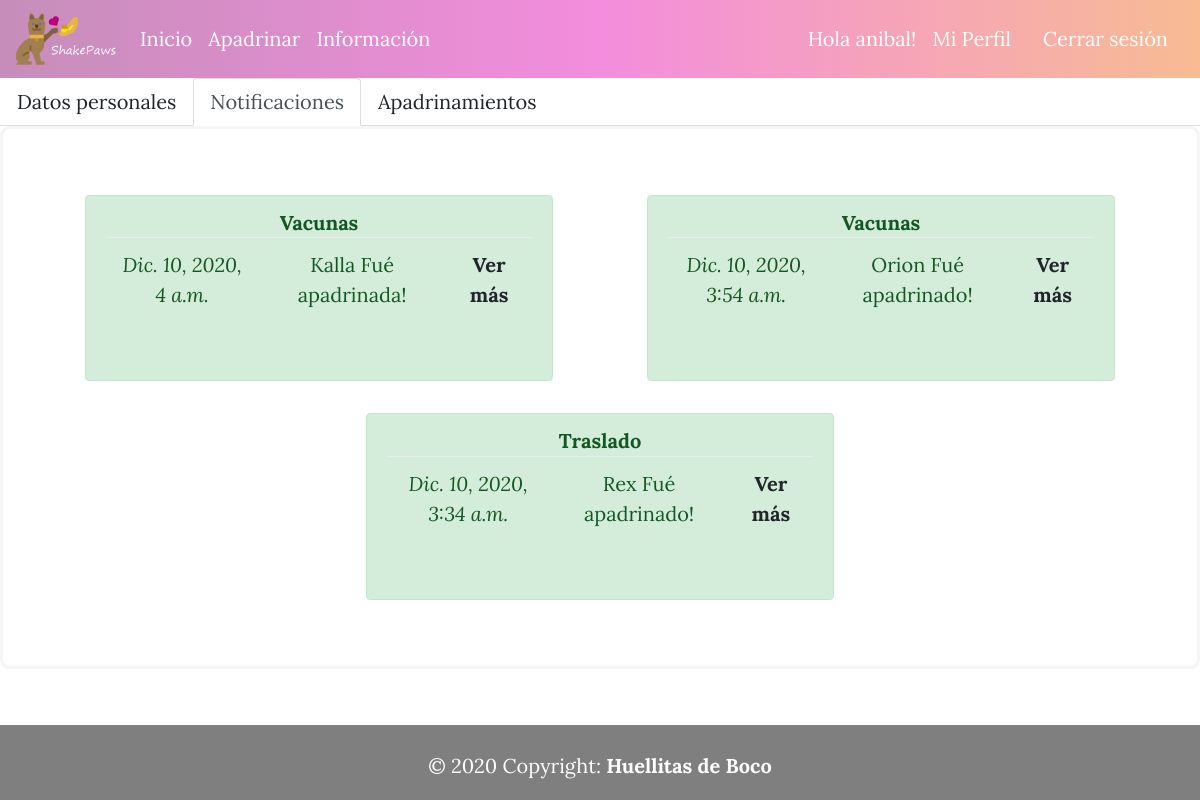
The app's page /accounts/notificaciones/ (signed in), older data.
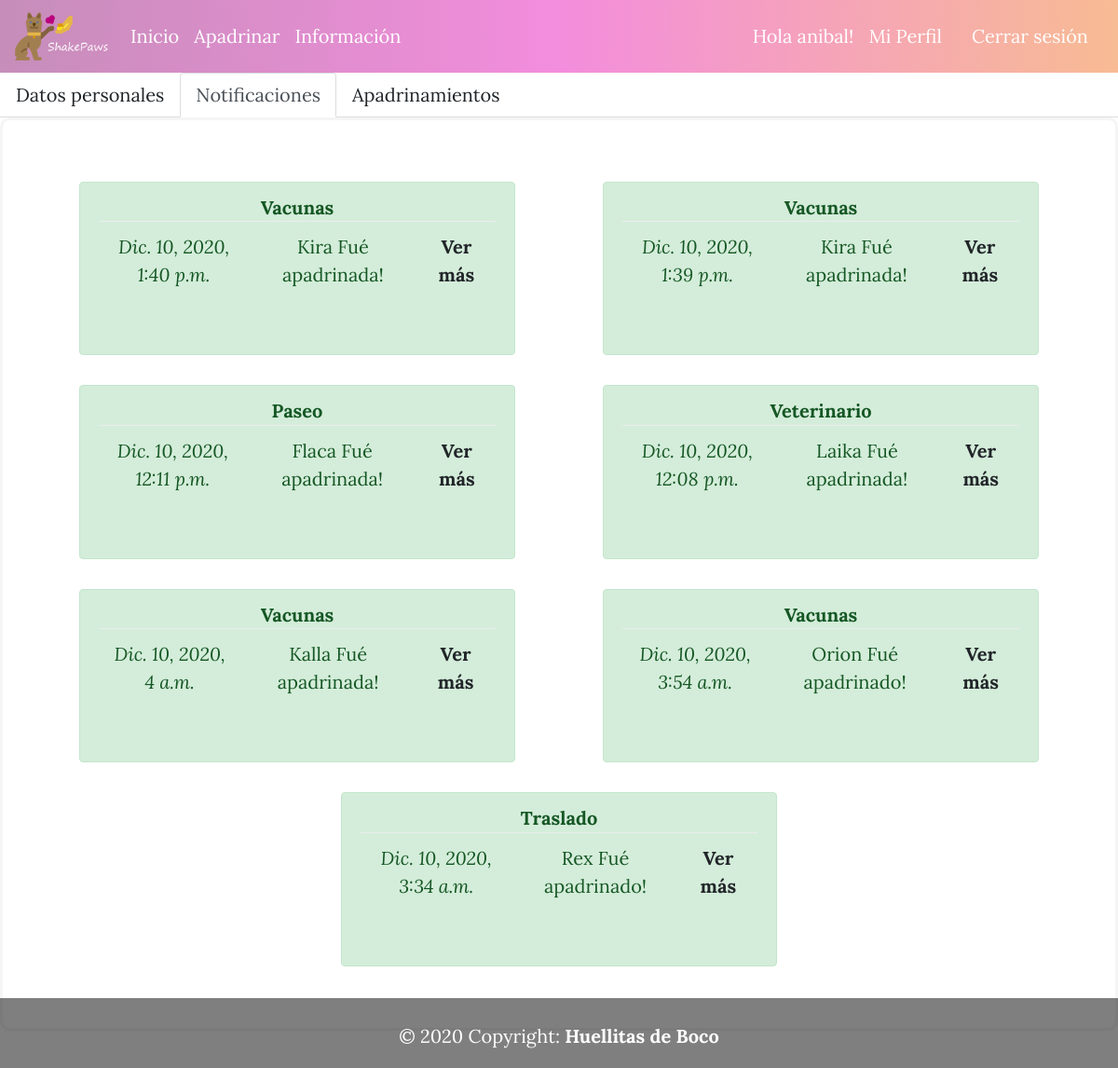
The same page, newer data.
### shelter/models.py (models this page shows, shortened)
class Sponsor(models.Model):
    sponsor_id = models.IntegerField(primary_key = True, verbose_name = "Identificación")
    name = models.CharField(max_length = 50, verbose_name = "Nombre")
    description = models.TextField(verbose_name="Descripción")
    cost = models.IntegerField(verbose_name = "Costo")
    class Meta:
        verbose_name = "Apadrinamiento"
        verbose_name_plural = "Apadrinamientos"

class Animal(models.Model):
    animal_id = models.IntegerField(primary_key = True, verbose_name = "N° de Chip")
    name = models.CharField(max_length = 50, verbose_name = "Nombre")
    lifestage = models.CharField(max_length = 50, verbose_name = "Etapa de vida")
    description = models.TextField(verbose_name = "Descripción")
    image = models.ImageField(verbose_name = "Imagen", upload_to = "Animales")
    gender = models.CharField(max_length = 50, verbose_name = "Sexo", blank=True)
    sterilized = models.CharField(max_length = 50, verbose_name = "Esterilizado", blank=True)
    created = models.DateTimeField(auto_now_add = True, verbose_name = "Fecha de creación")
    updated = models.DateTimeField(auto_now = True, verbose_name = "Fecha de modificación")
    sponsors = models.ManyToManyField(Sponsor, through = "Animal_sponsor" , verbose_name = "Apadrinamientos")
    class Meta:
        verbose_name = "Animal"
        verbose_name_plural = "Animales"
        ordering = ["-created"]

### registration/models.py (models this page shows)
class Profile_animal(models.Model):
    profile = models.ForeignKey(Profile, on_delete = models.CASCADE)
    animal = models.ForeignKey(Animal, on_delete = models.CASCADE)
    sponsor = models.IntegerField()
    created = models.DateTimeField(auto_now_add = True, verbose_name = "Fecha de creación")
    class Meta:
        verbose_name = "Apadrinamiento de usuario"
        verbose_name_plural = "Apadrinamientos de usuarios"
        ordering = ["-created"]

### registration/views.py (the view)
# urls.py: path('notificaciones/', notification, name="notificaciones"),
def notification(request):
    animal = Animal.objects.all()
    sponsor = Sponsor.objects.all()
    profile_animal = Profile_animal.objects.all()
    return render(request, "registration/notification.html", {'animals':animal, 'sponsors':sponsor, 'profile_animals':profile_animal})

### registration/templates/registration/notification.html (shortened to what this page needs)
{% extends 'core/base.html' %}
{% block content %}
<ul class="nav nav-tabs">
  <li class="nav-item">
    <a class="nav-link" href="{% url 'perfil' %}">Datos personales</a>
  </li>
  <li class="nav-item">
    <a class="nav-link active" href="{% url 'notificaciones' %}">Notificaciones</a>
  </li>
  <li class="nav-item">
    <a class="nav-link" href="{% url 'apadrinamientos' %}">Apadrinamientos</a>
  </li>
</ul>
<div class="container-fluid"  id="form_div">
    <div class ="row justify-content-around">
            {% for profile_animal in profile_animals %}
                {% if profile_animal.profile_id == request.user.profile.id %}
                        {% for animal in animals %}
                            {% if animal.animal_id == profile_animal.animal_id%}
                                {% for sponsor in sponsors %}
                                        {% if profile_animal.sponsor == sponsor.sponsor_id %}
                                        <div class="col col-md-5 align-self-start mt-3 text-center alert alert-success" role="alert">
                                        <table class="table table-hover">
                                            <tbody>
                                            <tr> <b>{{ sponsor.name }}</b> </tr>
                                            <tr>
                                                <td> <i>{{ profile_animal.created }}</i></td>
                                                {% if animal.gender == 'Macho' or animal.gender == 'macho' %}
                                                <td> {{ animal.name }} Fué apadrinado!</td>
                                                {% else %}
                                                <td> {{ animal.name }} Fué apadrinada!</td>
                                                {% endif %}
                                                <td> <a href=""> <b>Ver más</b> </a>  </td>
                                            </tr>
                                            </tbody>
                                        </table>
                                        <br>
                                        </div>
                                        {% endif %}
                                {% endfor%}
                            {% endif %}
                        {% endfor %}
                {% endif %}
            {% endfor %}
    </div>
</div>
{% endblock %}

Row changes from the older to the newer data that the page shows:
added Profile_animal: created "Dic. 10, 2020, 1:40 p.m.", Sponsor (name "Vacunas")
now on this page (row unchanged): Animal: name "Kira", Sponsor (name "Vacunas")
added Profile_animal: created "Dic. 10, 2020, 1:39 p.m.", Sponsor (name "Vacunas")
added Profile_animal: created "Dic. 10, 2020, 12:11 p.m."
now on this page (row unchanged): Animal: name "Flaca"
now on this page (row unchanged): Sponsor: name "Paseo"
added Profile_animal: created "Dic. 10, 2020, 12:08 p.m."
now on this page (row unchanged): Animal: name "Laika"
now on this page (row unchanged): Sponsor: name "Veterinario"
